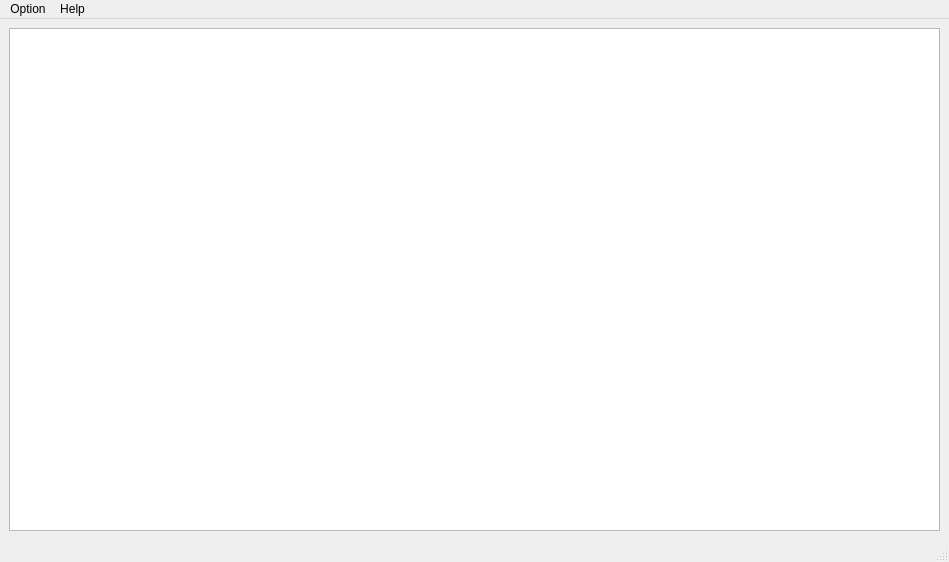
<?xml version="1.0" encoding="UTF-8"?>
<ui version="4.0">
 <class>MainWindow</class>
 <widget class="QMainWindow" name="MainWindow">
  <property name="geometry">
   <rect>
    <x>0</x>
    <y>0</y>
    <width>949</width>
    <height>562</height>
   </rect>
  </property>
  <property name="windowTitle">
   <string>MainWindow</string>
  </property>
  <widget class="QWidget" name="centralwidget">
   <layout class="QVBoxLayout" name="verticalLayout">
    <item>
     <widget class="QTableView" name="tableView"/>
    </item>
   </layout>
  </widget>
  <widget class="QMenuBar" name="menubar">
   <property name="geometry">
    <rect>
     <x>0</x>
     <y>0</y>
     <width>949</width>
     <height>22</height>
    </rect>
   </property>
   <widget class="QMenu" name="menuOption">
    <property name="title">
     <string>Option</string>
    </property>
    <addaction name="actionNew"/>
    <addaction name="actionConnect_Sql_Server_2019"/>
    <addaction name="actionInformation_of_Student"/>
   </widget>
   <widget class="QMenu" name="menuHelp">
    <property name="title">
     <string>Help</string>
    </property>
    <addaction name="actionAbout_Qt"/>
   </widget>
   <addaction name="menuOption"/>
   <addaction name="menuHelp"/>
  </widget>
  <widget class="QStatusBar" name="statusbar"/>
  <action name="actionConnect_Sql_Server_2019">
   <property name="text">
    <string>Connect Sql Server 2019</string>
   </property>
  </action>
  <action name="actionInformation_of_Student">
   <property name="text">
    <string>Quit</string>
   </property>
  </action>
  <action name="actionAbout_Qt">
   <property name="text">
    <string>About Qt</string>
   </property>
  </action>
  <action name="actionNew">
   <property name="text">
    <string>New</string>
   </property>
  </action>
 </widget>
 <resources/>
 <connections/>
</ui>
